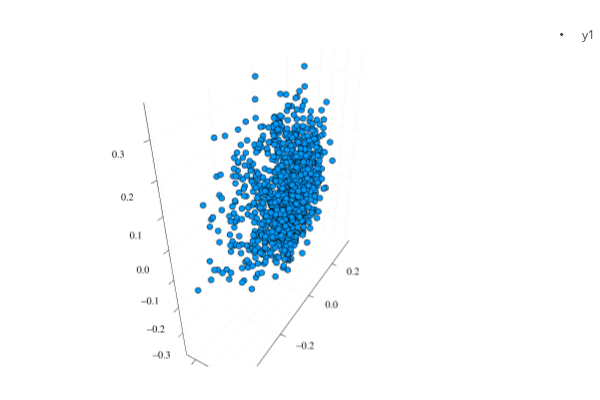

The notebook cell saved with this chart:
### Code cell
function generate_graph(n)
    Z = rdpg.randSphere(n, d=2)
    dist_max = pairwise(Distances.Euclidean(), Z |> rdpg.t2m) |> maximum
    f = (x, y) -> Distances.Euclidean()(x, y) / dist_max
    return rdpg.Adjacency(f, Z)
end

plotly()
A = generate_graph(1000)
 X, _ = rdpg.spectralEmbed(A,  d=3, scale=false)
scatter(X |> rdpg.m2t, ms=1)

### Figure 1 — Plotly figure (JSON) as saved in the notebook; plotly's stock layout.template omitted (floating-point values rounded to 4 significant figures; data arrays with more than 128 entries replaced by an {"elided": "..."} marker saying what was removed)
{"data": [{"colorbar": {"title": ""}, "legendgroup": "y1", "marker": {"color": "rgba(0, 154, 250, 1.000)", "line": {"color": "rgba(0, 0, 0, 1.000)", "width": 1}, "size": 2, "symbol": "circle"}, "mode": "markers", "name": "y1", "scene": "scene", "showlegend": true, "type": "scatter3d", "x": {"elided": "1000 float values"}, "xaxis": "x", "y": {"elided": "1000 float values"}, "yaxis": "y", "z": {"elided": "1000 float values"}, "zaxis": "z", "zmax": null, "zmin": null}], "layout": {"annotations": [], "height": 400, "legend_position": {"bgcolor": "rgba(255, 255, 255, 1.000)", "bordercolor": "rgba(0, 0, 0, 1.000)", "borderwidth": 1, "font": {"color": "rgba(0, 0, 0, 1.000)", "family": "sans-serif", "size": 11}, "title": {"font": {"color": "rgba(0, 0, 0, 1.000)", "family": "sans-serif", "size": 15}, "text": ""}, "tracegroupgap": 0, "traceorder": "normal", "x": 1, "xanchor": "auto", "y": 1, "yanchor": "auto"}, "margin": {"b": 20, "l": 0, "r": 0, "t": 20}, "paper_bgcolor": "rgba(255, 255, 255, 1.000)", "plot_bgcolor": "rgba(255, 255, 255, 1.000)", "scene": {"camera": {"eye": {"x": 1.126, "y": -1.95, "z": 1.3}}, "domain": {"x": [0.06582, 0.9934], "y": [0.03762, 0.9902]}, "xaxis": {"gridcolor": "rgba(0, 0, 0, 0.100)", "gridwidth": 0.5, "linecolor": "rgba(0, 0, 0, 1.000)", "mirror": false, "range": [-0.3362, -0.1301], "showgrid": true, "showline": true, "showticklabels": true, "tickangle": 0, "tickcolor": "rgb(0, 0, 0)", "tickfont": {"color": "rgba(0, 0, 0, 1.000)", "family": "sans-serif", "size": 11}, "tickmode": "array", "ticks": "inside", "ticktext": ["−0.30", "−0.25", "−0.20", "−0.15"], "tickvals": [-0.3, -0.25, -0.2, -0.15], "title": "", "titlefont": {"color": "rgba(0, 0, 0, 1.000)", "family": "sans-serif", "size": 15}, "type": "-", "visible": true, "zeroline": false, "zerolinecolor": "rgba(0, 0, 0, 1.000)"}, "yaxis": {"gridcolor": "rgba(0, 0, 0, 0.100)", "gridwidth": 0.5, "linecolor": "rgba(0, 0, 0, 1.000)", "mirror": false, "range": [-0.4084, 0.377], "showgrid": true, "showline": true, "showticklabels": true, "tickangle": 0, "tickcolor": "rgb(0, 0, 0)", "tickfont": {"color": "rgba(0, 0, 0, 1.000)", "family": "sans-serif", "size": 11}, "tickmode": "array", "ticks": "inside", "ticktext": ["−0.4", "−0.2", "0.0", "0.2"], "tickvals": [-0.4, -0.2, 0, 0.2], "title": "", "titlefont": {"color": "rgba(0, 0, 0, 1.000)", "family": "sans-serif", "size": 15}, "type": "-", "visible": true, "zeroline": false, "zerolinecolor": "rgba(0, 0, 0, 1.000)"}, "zaxis": {"gridcolor": "rgba(0, 0, 0, 0.100)", "gridwidth": 0.5, "linecolor": "rgba(0, 0, 0, 1.000)", "mirror": false, "range": [-0.3934, 0.3826], "showgrid": true, "showline": true, "showticklabels": true, "tickangle": 0, "tickcolor": "rgb(0, 0, 0)", "tickfont": {"color": "rgba(0, 0, 0, 1.000)", "family": "sans-serif", "size": 11}, "tickmode": "array", "ticks": "inside", "ticktext": ["−0.3", "−0.2", "−0.1", "0.0", "0.1", "0.2", "0.3"], "tickvals": [-0.3, -0.2, -0.1, 0, 0.1, 0.2, 0.3], "title": "", "titlefont": {"color": "rgba(0, 0, 0, 1.000)", "family": "sans-serif", "size": 15}, "type": "-", "visible": true, "zeroline": false, "zerolinecolor": "rgba(0, 0, 0, 1.000)"}}, "showlegend": true, "width": 600}}
